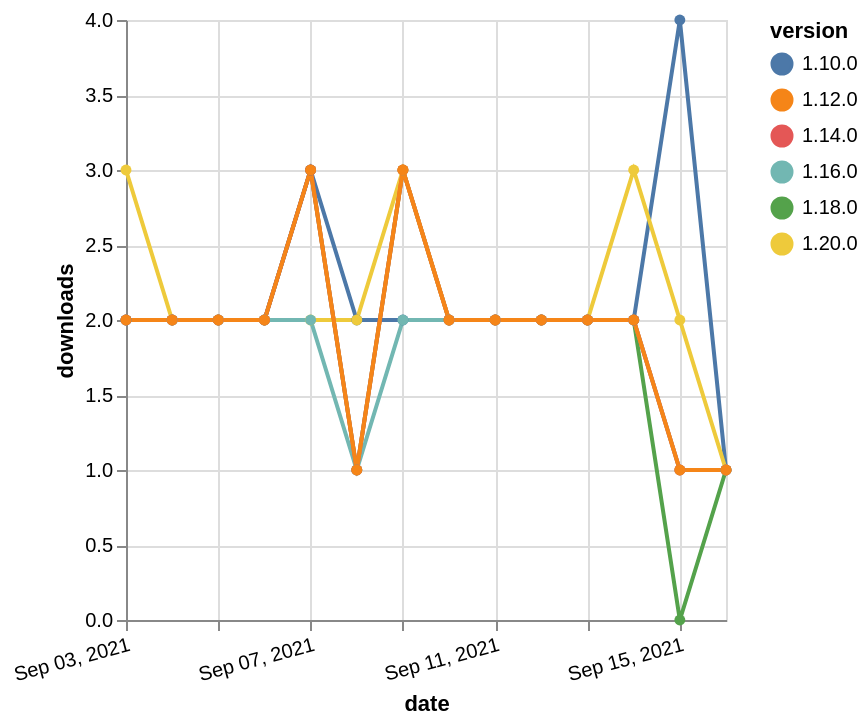

The Vega-Lite source for this figure:
### Vega-Lite specification from a JSON file in a GitHub repository (floating-point values rounded to 4 significant figures)
{"$schema": "https://vega.github.io/schema/vega-lite/v5.json", "description": "A simple bar chart with embedded data.", "data": {"values": [{"date": "2021-09-03", "total": 661, "delta": 2, "version": "1.18.0"}, {"date": "2021-09-04", "total": 663, "delta": 2, "version": "1.18.0"}, {"date": "2021-09-05", "total": 665, "delta": 2, "version": "1.18.0"}, {"date": "2021-09-06", "total": 667, "delta": 2, "version": "1.18.0"}, {"date": "2021-09-07", "total": 670, "delta": 3, "version": "1.18.0"}, {"date": "2021-09-08", "total": 671, "delta": 1, "version": "1.18.0"}, {"date": "2021-09-09", "total": 674, "delta": 3, "version": "1.18.0"}, {"date": "2021-09-10", "total": 676, "delta": 2, "version": "1.18.0"}, {"date": "2021-09-11", "total": 678, "delta": 2, "version": "1.18.0"}, {"date": "2021-09-12", "total": 680, "delta": 2, "version": "1.18.0"}, {"date": "2021-09-13", "total": 682, "delta": 2, "version": "1.18.0"}, {"date": "2021-09-14", "total": 684, "delta": 2, "version": "1.18.0"}, {"date": "2021-09-15", "total": 684, "delta": 0, "version": "1.18.0"}, {"date": "2021-09-16", "total": 685, "delta": 1, "version": "1.18.0"}, {"date": "2021-09-03", "total": 2049, "delta": 2, "version": "1.10.0"}, {"date": "2021-09-04", "total": 2051, "delta": 2, "version": "1.10.0"}, {"date": "2021-09-05", "total": 2053, "delta": 2, "version": "1.10.0"}, {"date": "2021-09-06", "total": 2055, "delta": 2, "version": "1.10.0"}, {"date": "2021-09-07", "total": 2058, "delta": 3, "version": "1.10.0"}, {"date": "2021-09-08", "total": 2060, "delta": 2, "version": "1.10.0"}, {"date": "2021-09-09", "total": 2062, "delta": 2, "version": "1.10.0"}, {"date": "2021-09-10", "total": 2064, "delta": 2, "version": "1.10.0"}, {"date": "2021-09-11", "total": 2066, "delta": 2, "version": "1.10.0"}, {"date": "2021-09-12", "total": 2068, "delta": 2, "version": "1.10.0"}, {"date": "2021-09-13", "total": 2070, "delta": 2, "version": "1.10.0"}, {"date": "2021-09-14", "total": 2072, "delta": 2, "version": "1.10.0"}, {"date": "2021-09-15", "total": 2076, "delta": 4, "version": "1.10.0"}, {"date": "2021-09-16", "total": 2077, "delta": 1, "version": "1.10.0"}, {"date": "2021-09-03", "total": 194, "delta": 3, "version": "1.20.0"}, {"date": "2021-09-04", "total": 196, "delta": 2, "version": "1.20.0"}, {"date": "2021-09-05", "total": 198, "delta": 2, "version": "1.20.0"}, {"date": "2021-09-06", "total": 200, "delta": 2, "version": "1.20.0"}, {"date": "2021-09-07", "total": 202, "delta": 2, "version": "1.20.0"}, {"date": "2021-09-08", "total": 204, "delta": 2, "version": "1.20.0"}, {"date": "2021-09-09", "total": 207, "delta": 3, "version": "1.20.0"}, {"date": "2021-09-10", "total": 209, "delta": 2, "version": "1.20.0"}, {"date": "2021-09-11", "total": 211, "delta": 2, "version": "1.20.0"}, {"date": "2021-09-12", "total": 213, "delta": 2, "version": "1.20.0"}, {"date": "2021-09-13", "total": 215, "delta": 2, "version": "1.20.0"}, {"date": "2021-09-14", "total": 218, "delta": 3, "version": "1.20.0"}, {"date": "2021-09-15", "total": 220, "delta": 2, "version": "1.20.0"}, {"date": "2021-09-16", "total": 221, "delta": 1, "version": "1.20.0"}, {"date": "2021-09-03", "total": 937, "delta": 2, "version": "1.16.0"}, {"date": "2021-09-04", "total": 939, "delta": 2, "version": "1.16.0"}, {"date": "2021-09-05", "total": 941, "delta": 2, "version": "1.16.0"}, {"date": "2021-09-06", "total": 943, "delta": 2, "version": "1.16.0"}, {"date": "2021-09-07", "total": 945, "delta": 2, "version": "1.16.0"}, {"date": "2021-09-08", "total": 946, "delta": 1, "version": "1.16.0"}, {"date": "2021-09-09", "total": 948, "delta": 2, "version": "1.16.0"}, {"date": "2021-09-10", "total": 950, "delta": 2, "version": "1.16.0"}, {"date": "2021-09-11", "total": 952, "delta": 2, "version": "1.16.0"}, {"date": "2021-09-12", "total": 954, "delta": 2, "version": "1.16.0"}, {"date": "2021-09-13", "total": 956, "delta": 2, "version": "1.16.0"}, {"date": "2021-09-14", "total": 958, "delta": 2, "version": "1.16.0"}, {"date": "2021-09-15", "total": 959, "delta": 1, "version": "1.16.0"}, {"date": "2021-09-16", "total": 960, "delta": 1, "version": "1.16.0"}, {"date": "2021-09-03", "total": 1442, "delta": 2, "version": "1.14.0"}, {"date": "2021-09-04", "total": 1444, "delta": 2, "version": "1.14.0"}, {"date": "2021-09-05", "total": 1446, "delta": 2, "version": "1.14.0"}, {"date": "2021-09-06", "total": 1448, "delta": 2, "version": "1.14.0"}, {"date": "2021-09-07", "total": 1451, "delta": 3, "version": "1.14.0"}, {"date": "2021-09-08", "total": 1452, "delta": 1, "version": "1.14.0"}, {"date": "2021-09-09", "total": 1455, "delta": 3, "version": "1.14.0"}, {"date": "2021-09-10", "total": 1457, "delta": 2, "version": "1.14.0"}, {"date": "2021-09-11", "total": 1459, "delta": 2, "version": "1.14.0"}, {"date": "2021-09-12", "total": 1461, "delta": 2, "version": "1.14.0"}, {"date": "2021-09-13", "total": 1463, "delta": 2, "version": "1.14.0"}, {"date": "2021-09-14", "total": 1465, "delta": 2, "version": "1.14.0"}, {"date": "2021-09-15", "total": 1466, "delta": 1, "version": "1.14.0"}, {"date": "2021-09-16", "total": 1467, "delta": 1, "version": "1.14.0"}, {"date": "2021-09-03", "total": 1576, "delta": 2, "version": "1.12.0"}, {"date": "2021-09-04", "total": 1578, "delta": 2, "version": "1.12.0"}, {"date": "2021-09-05", "total": 1580, "delta": 2, "version": "1.12.0"}, {"date": "2021-09-06", "total": 1582, "delta": 2, "version": "1.12.0"}, {"date": "2021-09-07", "total": 1585, "delta": 3, "version": "1.12.0"}, {"date": "2021-09-08", "total": 1586, "delta": 1, "version": "1.12.0"}, {"date": "2021-09-09", "total": 1589, "delta": 3, "version": "1.12.0"}, {"date": "2021-09-10", "total": 1591, "delta": 2, "version": "1.12.0"}, {"date": "2021-09-11", "total": 1593, "delta": 2, "version": "1.12.0"}, {"date": "2021-09-12", "total": 1595, "delta": 2, "version": "1.12.0"}, {"date": "2021-09-13", "total": 1597, "delta": 2, "version": "1.12.0"}, {"date": "2021-09-14", "total": 1599, "delta": 2, "version": "1.12.0"}, {"date": "2021-09-15", "total": 1600, "delta": 1, "version": "1.12.0"}, {"date": "2021-09-16", "total": 1601, "delta": 1, "version": "1.12.0"}]}, "width": "container", "mark": {"type": "line", "point": {"filled": true}}, "encoding": {"x": {"field": "date", "type": "temporal", "timeUnit": "yearmonthdate", "title": "date", "axis": {"labelAngle": -15}}, "y": {"field": "delta", "type": "quantitative", "title": "downloads"}, "color": {"field": "version", "type": "nominal"}, "tooltip": {"field": "delta"}}}
